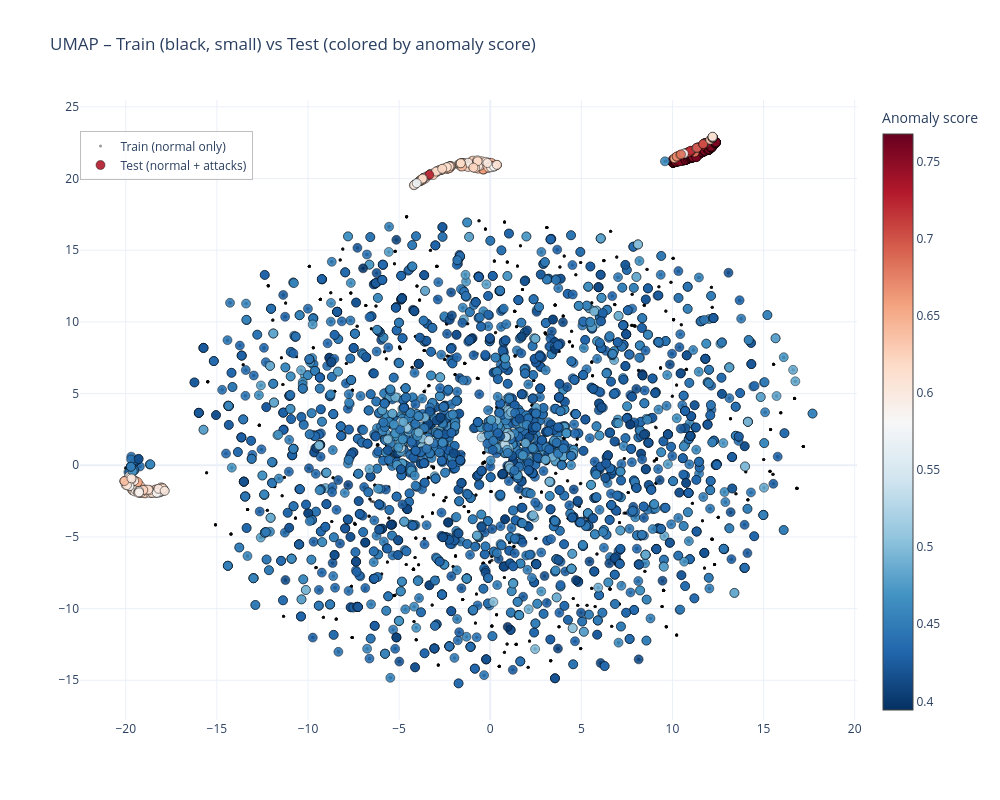

Source (notebook cell):
### Code cell
# Features (sin labels ni scores)
feature_cols = df_all.columns.difference([
    'is_attack', 'split', 'anomaly_score', 'anomaly_label'
])

X_umap_all = umap_pipeline.fit_transform(df_all[feature_cols])

df_all['UMAP1'] = X_umap_all[:, 0]
df_all['UMAP2'] = X_umap_all[:, 1]
df_train = df_all[df_all['split'] == 'train']
df_test  = df_all[df_all['split'] == 'test']


fig = go.Figure()

# TRAIN
fig.add_trace(
    go.Scatter(
        x=df_train['UMAP1'],
        y=df_train['UMAP2'],
        mode='markers',
        name='Train (normal only)',
        marker=dict(
            color='black',
            size=3,
            opacity=0.4
        ),
        hoverinfo='skip'
    )
)

# TEST
fig.add_trace(
    go.Scatter(
        x=df_test['UMAP1'],
        y=df_test['UMAP2'],
        mode='markers',
        name='Test (normal + attacks)',
        marker=dict(
            size=9,
            color=df_test['anomaly_score'],
            colorscale='RdBu_r',
            showscale=True,
            colorbar=dict(title='Anomaly score'),
            opacity=0.9,
            line=dict(width=0.5, color='black')
        ),
        hovertemplate=(
            "UMAP1: %{x:.2f}<br>"
            "UMAP2: %{y:.2f}<br>"
            "Anomaly score: %{marker.color:.4f}<br>"
            "is_attack: %{customdata[0]}<br>"
            "<extra></extra>"
        ),
        customdata=df_test[['is_attack']].values
    )
)
fig.update_layout(
    title="UMAP – Train (black, small) vs Test (colored by anomaly score)",
    width=1000,
    height=800,
    template='plotly_white',
    legend=dict(
        x=0,           # posición horizontal: 0 = izquierda
        y=0.95,        # posición vertical (ajustable)
        xanchor='left',  # ancla en el borde izquierdo
        yanchor='top',
        bgcolor='rgba(255,255,255,0.7)',  # opcional: fondo semitransparente
        bordercolor='gray',
        borderwidth=0.5
    )
)

fig.show()

### Figure 1 — Plotly figure (JSON) as saved in the notebook; plotly's stock layout.template omitted (floating-point values rounded to 4 significant figures; data arrays with more than 128 entries replaced by an {"elided": "..."} marker saying what was removed)
{"data": [{"hoverinfo": "skip", "marker": {"color": "black", "opacity": 0.4, "size": 3}, "mode": "markers", "name": "Train (normal only)", "type": "scatter", "x": {"elided": "20110 float values"}, "y": {"elided": "20110 float values"}}, {"customdata": {"elided": "3895x1 int values"}, "hovertemplate": "UMAP1: %{x:.2f}<br>UMAP2: %{y:.2f}<br>Anomaly score: %{marker.color:.4f}<br>is_attack: %{customdata[0]}<br><extra></extra>", "marker": {"color": {"elided": "3895 float values"}, "colorbar": {"title": {"text": "Anomaly score"}}, "colorscale": [[0, "rgb(5,48,97)"], [0.1, "rgb(33,102,172)"], [0.2, "rgb(67,147,195)"], [0.3, "rgb(146,197,222)"], [0.4, "rgb(209,229,240)"], [0.5, "rgb(247,247,247)"], [0.6, "rgb(253,219,199)"], [0.7, "rgb(244,165,130)"], [0.8, "rgb(214,96,77)"], [0.9, "rgb(178,24,43)"], [1, "rgb(103,0,31)"]], "line": {"color": "black", "width": 0.5}, "opacity": 0.9, "showscale": true, "size": 9}, "mode": "markers", "name": "Test (normal + attacks)", "type": "scatter", "x": {"elided": "3895 float values"}, "y": {"elided": "3895 float values"}}], "layout": {"height": 800, "legend": {"bgcolor": "rgba(255,255,255,0.7)", "bordercolor": "gray", "borderwidth": 0.5, "x": 0, "xanchor": "left", "y": 0.95, "yanchor": "top"}, "title": {"text": "UMAP – Train (black, small) vs Test (colored by anomaly score)"}, "width": 1000}}
